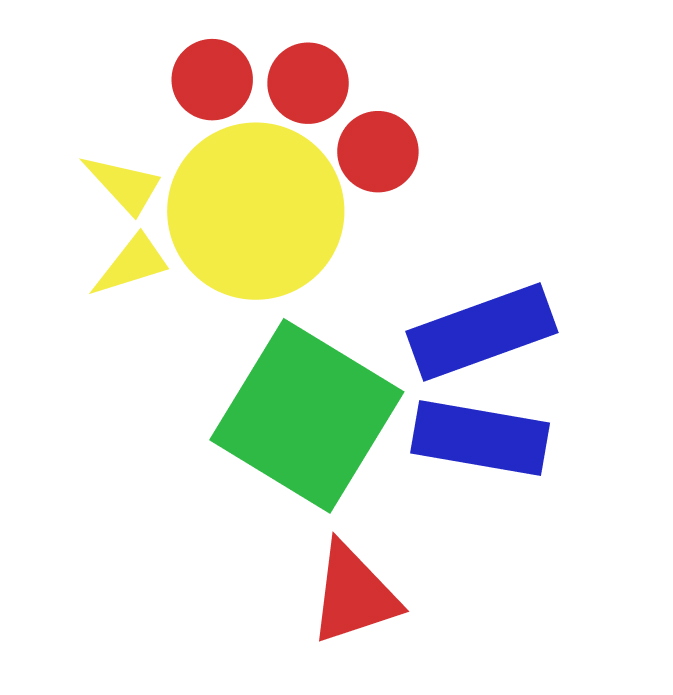
#> input picture opencv_lessons/images/cockerel.jpg, 673 x 695 px
$ python cv_neiro.py
#> lines starting #> are read from the running program, lines starting #| are printed output that depends on the picture; after the words box and inside, x2 and y2 are one past the last pixel; in counts of white or black regions, pixels touching at a corner belong together
import cv2

image = cv2.imread('images/cockerel.jpg')
#> image is the input picture: shape (695, 673, 3); mean B, G, R 224.6, 235, 236.3
gray_image = cv2.cvtColor(image, cv2.COLOR_BGR2GRAY)
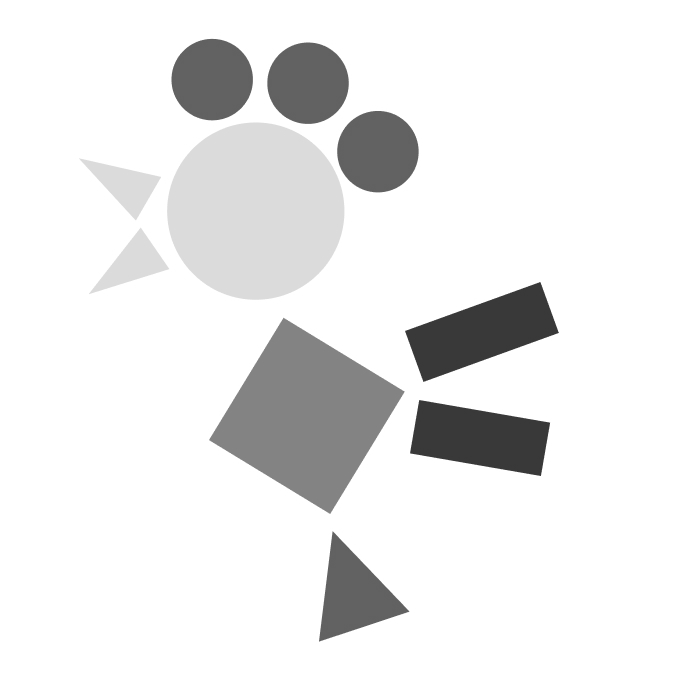
#> gray_image: shape (695, 673); min 56, max 255, mean 234.2
gray_image = cv2.GaussianBlur(gray_image, (5, 5), 0)

contour_image = cv2.Canny(gray_image, 50, 100)
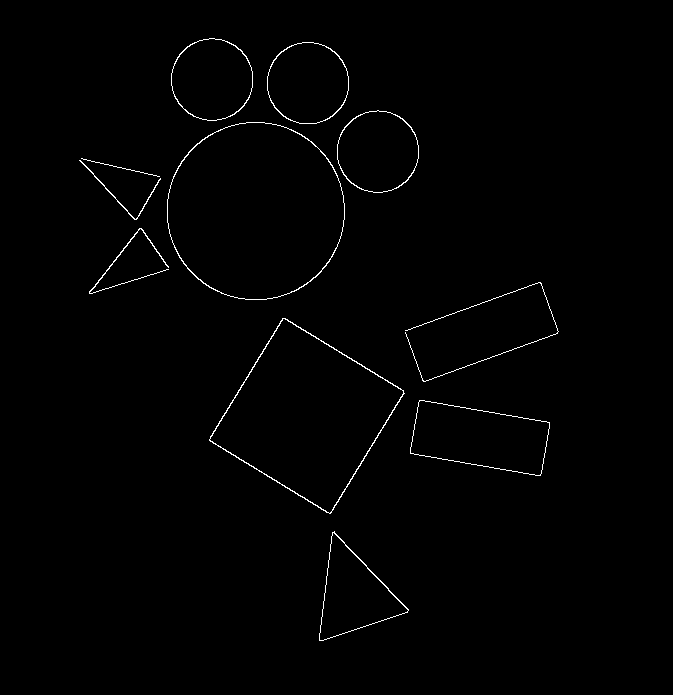
#> contour_image: shape (695, 673); 0.83% white in thin lines or dots, all inside (x1, y1, x2, y2) = (79, 38, 559, 641)

con, hin = cv2.findContours(contour_image, cv2.RETR_LIST, cv2.CHAIN_APPROX_NONE)
#> con = 18 contours, 2 with area under 20; largest, box (x1, y1, x2, y2) and area: (167, 122, 345, 300) 24748, (167, 122, 345, 300) 24610, (209, 318, 405, 514) 20470, (209, 318, 404, 514) 20194, (410, 400, 550, 476) 7201; hin = 18 rows, first 6: [1, -1, -1, -1], [2, 0, -1, -1], [3, 1, -1, -1], [4, 2, -1, -1], [5, 3, -1, -1], [6, 4, -1, -1]

cv2.drawContours(image, con, -1, (255, 0, 0), 2)
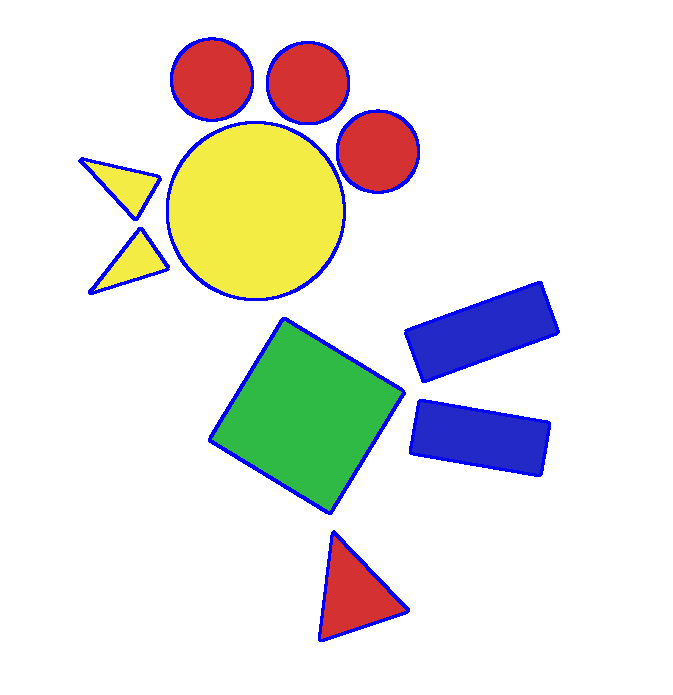
#> image: shape (695, 673, 3); 2.69% of pixels changed, all inside (x1, y1, x2, y2) = (78, 37, 560, 642)

cv2.imshow('image', image)
cv2.waitKey(0)
cv2.destroyAllWindows()
